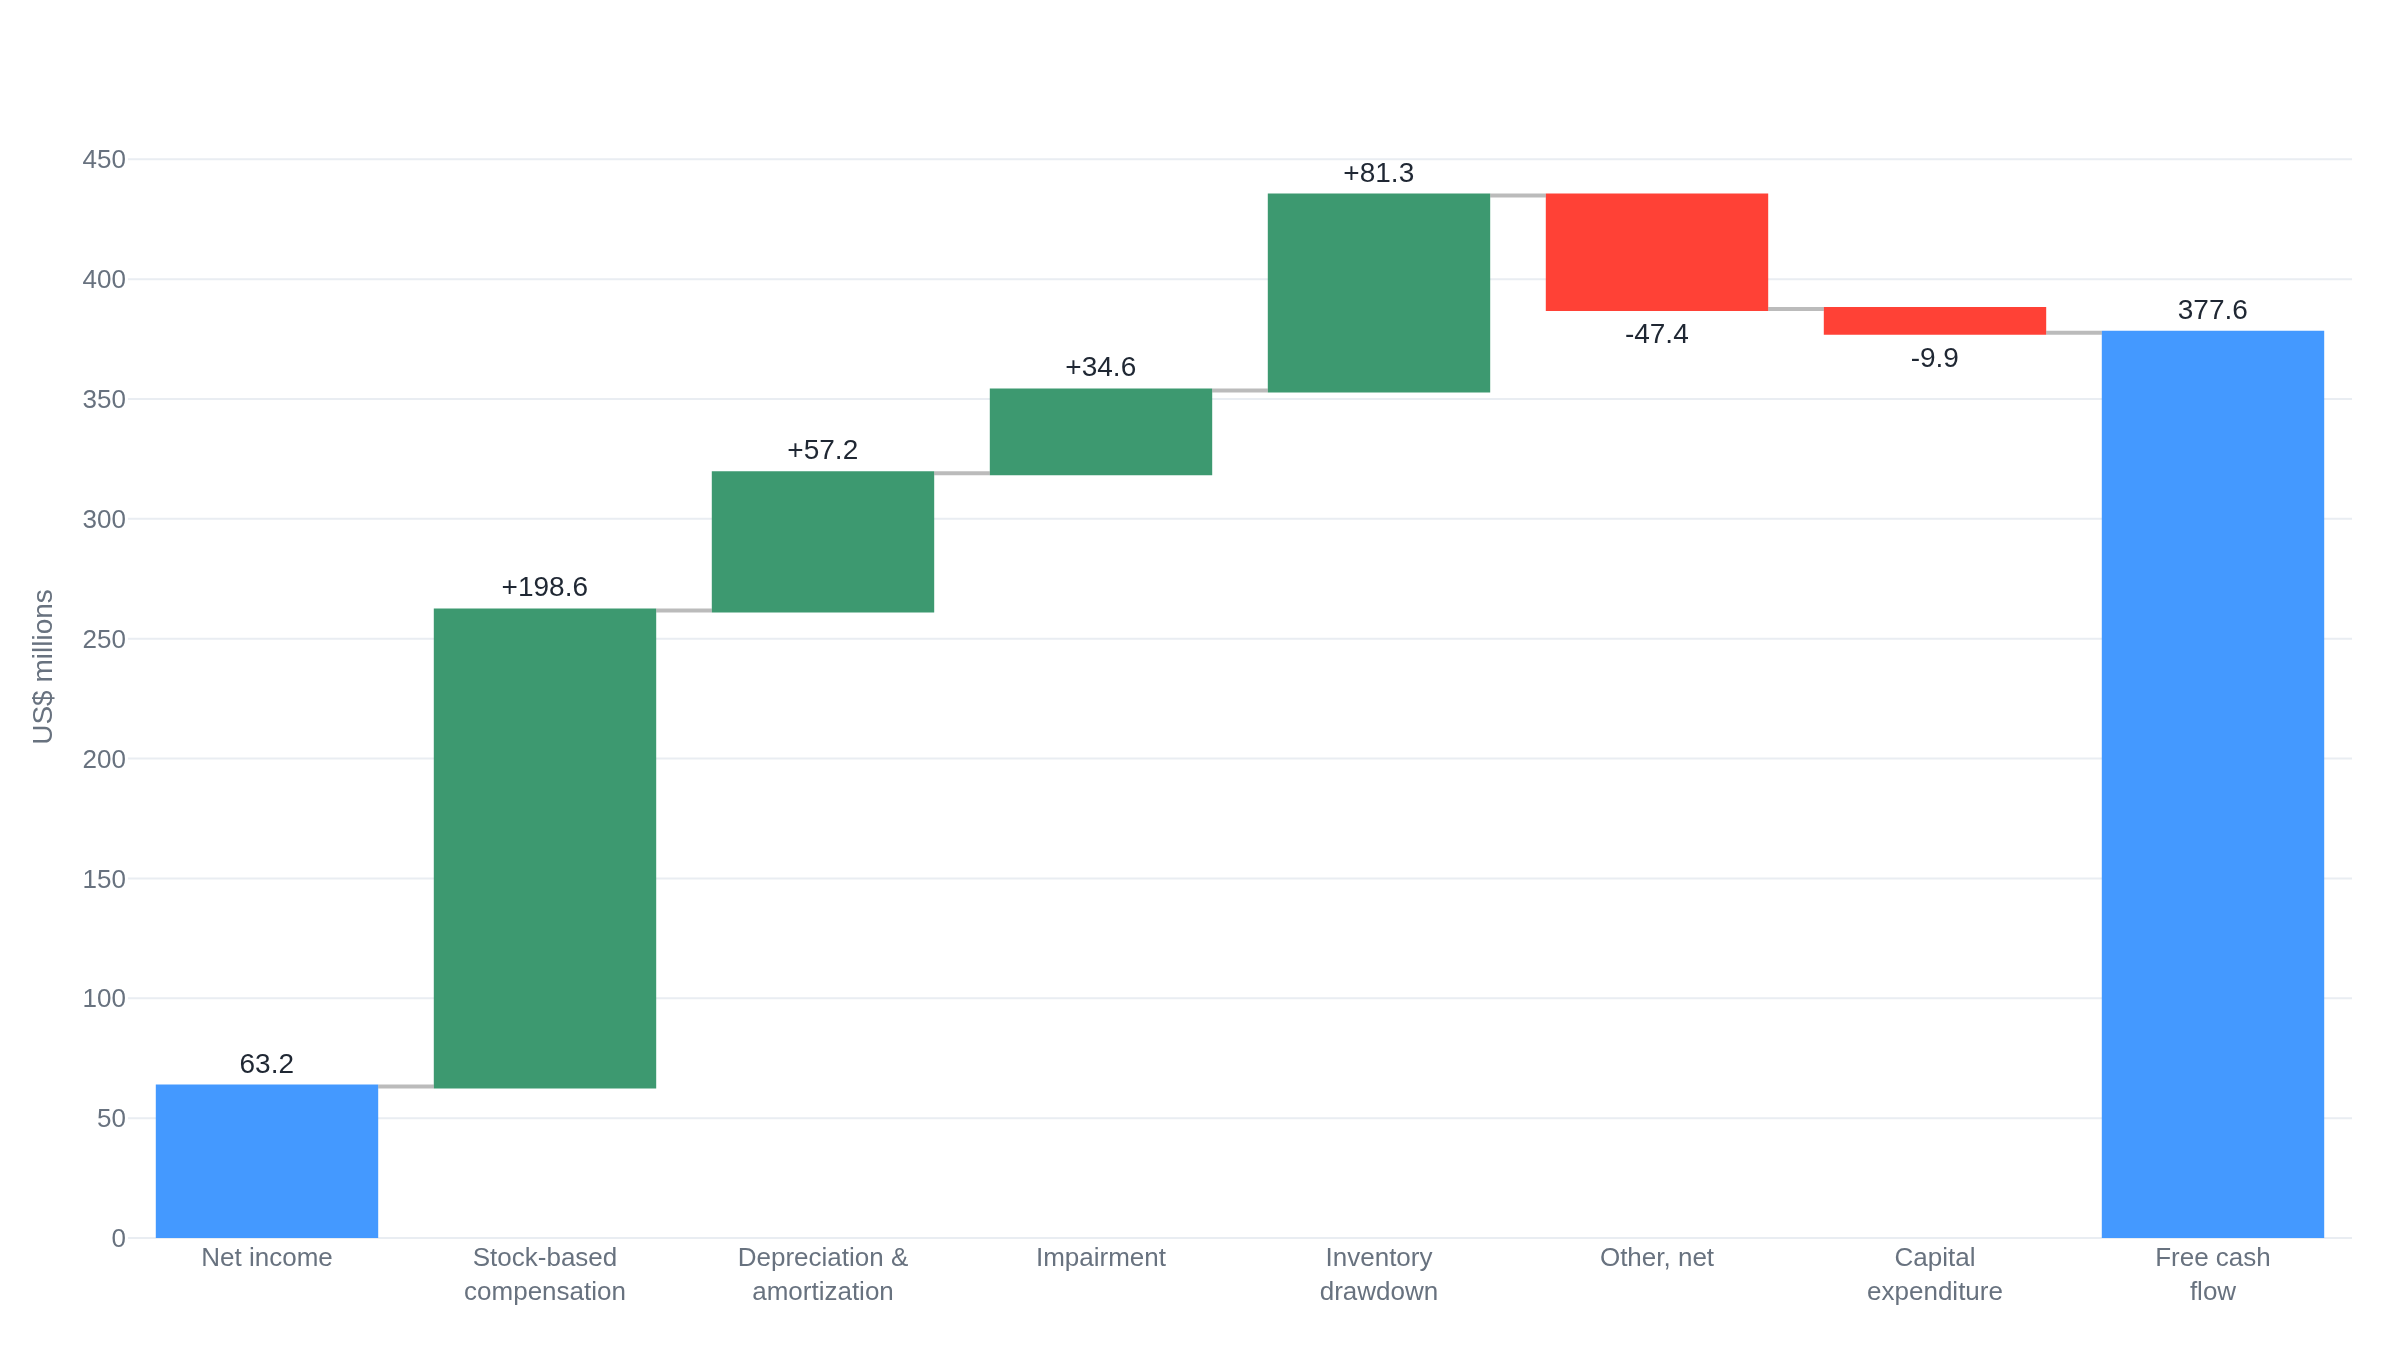

Write Python code to recreate this figure.
import plotly.graph_objects as go

# From FY2026 GAAP net income to free cash flow. Figures from Peloton's FY2026
# SEC-filed earnings release (Exhibit 99.1), cash-flow statement and the
# free-cash-flow non-GAAP reconciliation. US$ millions. "Other, net" folds the
# remaining working-capital and reconciling items; operating cash flow was
# $387.6M and capital expenditure $9.9M, giving free cash flow of $377.6M.
labels = [
    "Net income",
    "Stock-based<br>compensation",
    "Depreciation &<br>amortization",
    "Impairment",
    "Inventory<br>drawdown",
    "Other, net",
    "Capital<br>expenditure",
    "Free cash<br>flow",
]
measures = [
    "absolute",
    "relative",
    "relative",
    "relative",
    "relative",
    "relative",
    "relative",
    "total",
]
values = [63.2, 198.6, 57.2, 34.6, 81.3, -47.4, -9.9, 377.6]
text = ["63.2", "+198.6", "+57.2", "+34.6", "+81.3", "-47.4", "-9.9", "377.6"]

fig = go.Figure(
    go.Waterfall(
        measure=measures,
        x=labels,
        y=values,
        text=text,
        textposition="outside",
        connector={"line": {"color": "rgba(120,120,120,0.5)"}},
    )
)
fig.update_layout(
    yaxis_title="US$ millions",
    showlegend=False,
)
